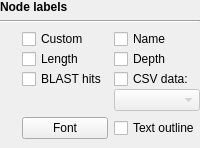
         <widget class="QWidget" name="nodeLabelsWidget" native="true">
          <property name="enabled">
           <bool>true</bool>
          </property>
          <layout class="QVBoxLayout" name="verticalLayout_7">
           <property name="leftMargin">
            <number>0</number>
           </property>
           <property name="topMargin">
            <number>0</number>
           </property>
           <property name="rightMargin">
            <number>0</number>
           </property>
           <property name="bottomMargin">
            <number>0</number>
           </property>
           <item>
            <widget class="QLabel" name="nodeLabelsG">
             <property name="font">
              <font>
               <weight>75</weight>
               <bold>true</bold>
              </font>
             </property>
             <property name="text">
              <string>Node labels</string>
             </property>
            </widget>
           </item>
           <item>
            <widget class="Line" name="line_6">
             <property name="orientation">
              <enum>Qt::Horizontal</enum>
             </property>
            </widget>
           </item>
           <item>
            <widget class="QWidget" name="widget_8" native="true">
             <layout class="QGridLayout" name="gridLayout_7">
              <property name="leftMargin">
               <number>0</number>
              </property>
              <property name="topMargin">
               <number>0</number>
              </property>
              <property name="rightMargin">
               <number>0</number>
              </property>
              <item row="0" column="0">
               <widget class="InfoTextWidget" name="nodeLabelsInfoText" native="true">
                <property name="sizePolicy">
                 <sizepolicy hsizetype="Fixed" vsizetype="Fixed">
                  <horstretch>0</horstretch>
                  <verstretch>0</verstretch>
                 </sizepolicy>
                </property>
                <property name="minimumSize">
                 <size>
                  <width>16</width>
                  <height>16</height>
                 </size>
                </property>
               </widget>
              </item>
              <item row="1" column="0">
               <widget class="InfoTextWidget" name="nodeFontInfoText" native="true">
                <property name="sizePolicy">
                 <sizepolicy hsizetype="Fixed" vsizetype="Fixed">
                  <horstretch>0</horstretch>
                  <verstretch>0</verstretch>
                 </sizepolicy>
                </property>
                <property name="minimumSize">
                 <size>
                  <width>16</width>
                  <height>16</height>
                 </size>
                </property>
               </widget>
              </item>
              <item row="1" column="1">
               <widget class="QPushButton" name="fontButton">
                <property name="text">
                 <string>Font</string>
                </property>
               </widget>
              </item>
              <item row="1" column="2">
               <widget class="QCheckBox" name="textOutlineCheckBox">
                <property name="text">
                 <string>Text outline</string>
                </property>
               </widget>
              </item>
              <item row="0" column="1" colspan="2">
               <widget class="QWidget" name="widget_13" native="true">
                <layout class="QGridLayout" name="gridLayout_3">
                 <property name="leftMargin">
                  <number>0</number>
                 </property>
                 <property name="topMargin">
                  <number>0</number>
                 </property>
                 <property name="rightMargin">
                  <number>0</number>
                 </property>
                 <property name="bottomMargin">
                  <number>0</number>
                 </property>
                 <property name="verticalSpacing">
                  <number>0</number>
                 </property>
                 <item row="0" column="0">
                  <widget class="QCheckBox" name="nodeCustomLabelsCheckBox">
                   <property name="text">
                    <string>Custom</string>
                   </property>
                  </widget>
                 </item>
                 <item row="0" column="1">
                  <widget class="QCheckBox" name="nodeNamesCheckBox">
                   <property name="text">
                    <string>Name</string>
                   </property>
                  </widget>
                 </item>
                 <item row="1" column="0">
                  <widget class="QCheckBox" name="nodeLengthsCheckBox">
                   <property name="text">
                    <string>Length</string>
                   </property>
                  </widget>
                 </item>
                 <item row="1" column="1">
                  <widget class="QCheckBox" name="nodeDepthCheckBox">
                   <property name="text">
                    <string>Depth</string>
                   </property>
                  </widget>
                 </item>
                 <item row="3" column="0">
                  <widget class="QCheckBox" name="blastHitsCheckBox">
                   <property name="text">
                    <string>BLAST hits</string>
                   </property>
                  </widget>
                 </item>
                 <item row="4" column="1">
                  <widget class="QComboBox" name="csvComboBox">
                   <property name="enabled">
                    <bool>false</bool>
                   </property>
                  </widget>
                 </item>
                 <item row="3" column="1">
                  <widget class="QCheckBox" name="csvCheckBox">
                   <property name="text">
                    <string>CSV data:</string>
                   </property>
                  </widget>
                 </item>
                </layout>
               </widget>
              </item>
             </layout>
            </widget>
           </item>
          </layout>
         </widget>
